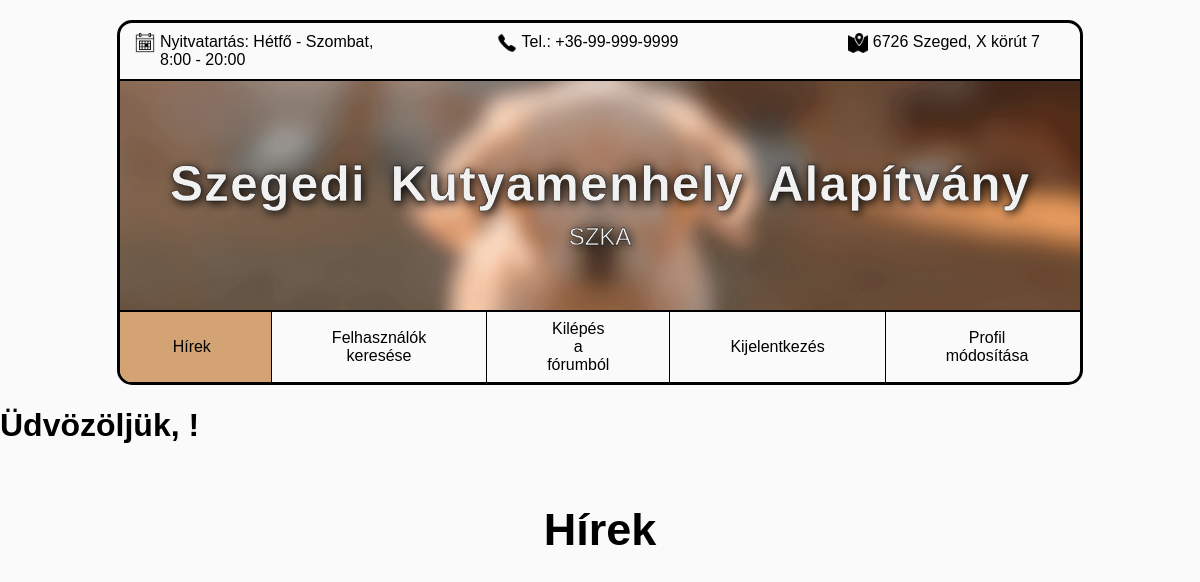
The app's page /hirek.php, older data.
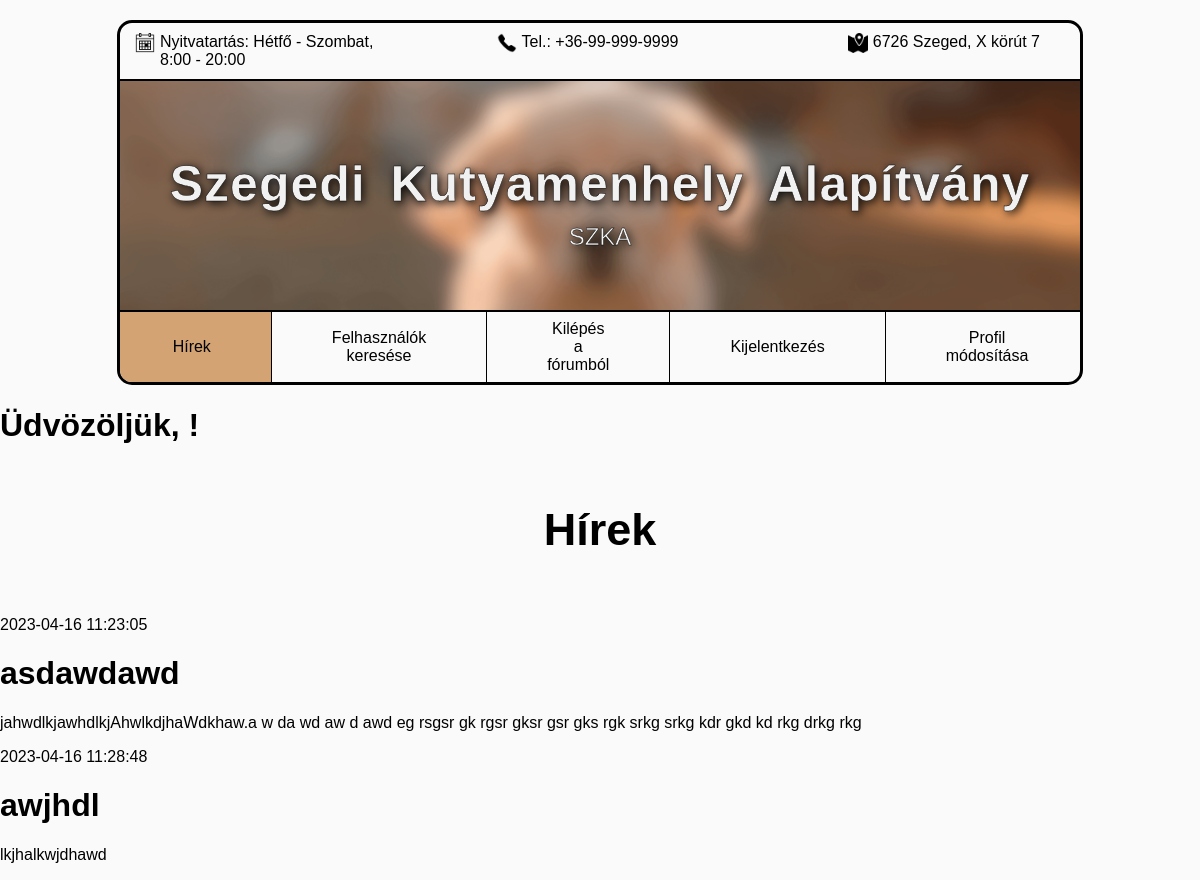
The same page, newer data.
### tables this page shows
CREATE TABLE `news` (
  `id` int(11) NOT NULL COMMENT 'Primary kulcs',
  `cim` varchar(255) NOT NULL COMMENT 'Cikk címe',
  `szoveg` text NOT NULL COMMENT 'Cikk szövege',
  `datum` datetime NOT NULL DEFAULT current_timestamp() COMMENT 'Dátum, amikor a cikk íródott'
);

### php/getNews.php (the view, shortened to what this page needs)
<?php
require "databaseConnection.php";
$sqlQuery = "SELECT * FROM news";
$eredmeny = $csatlakozas->query($sqlQuery);
if ($eredmeny->num_rows > 0) {
    while ($cikk = $eredmeny->fetch_assoc()) {
        echo "<p>" . $cikk['datum'] . "</p>";
        echo "<h1>" . $cikk['cim'] . "</h1>";
        echo "<p>" . $cikk['szoveg'] . "</p>";
    }
}
?>

### hirek.php (shortened to what this page needs)
<!DOCTYPE html>
<html lang="hu">
<head>
    <link rel="stylesheet" href="styles.css">
</head>
<body>
    <header id="indexHeader">
        <div id="infoBar">
            <div id="closingHours">
                <p>Nyitvatartás: Hétfő - Szombat, 8:00 - 20:00</p>
            </div>
            <div id="phoneNumber">
                <p>Tel.: +36-99-999-9999</p>
            </div>
            <div id="location">
                <p>6726 Szeged, X körút 7</p>
            </div>
        </div>
        <div id="name">
            <h1>Szegedi Kutyamenhely Alapítvány</h1>
            <h2>SZKA</h2>
        </div>
        <nav id="menuBar">
            <a style="padding-left: 60px; padding-right: 60px;" href="#" id="forumpage" class="active">Hírek</a>
            <a style="padding-left: 60px; padding-right: 60px;" href="searchUsersPage.php" id="search" class="notActive">Felhasználók keresése</a>
            <a style="padding-left: 60px; padding-right: 60px;" href="index.html" id="backtoindex" class="notActive">Kilépés a fórumból</a>
            <a style="padding-left: 60px; padding-right: 60px;" href="logoutPage.php" id="logout" class="notActive">Kijelentkezés</a>
            <a style="padding-left: 60px; padding-right: 60px;" href="changeUserInfoPage.php" id="changeinfo" class="notActive">Profil módosítása</a>
        </nav>
    </header>
    <?php
    echo "<h1>Üdvözöljük, " . $_SESSION['fhnev'] . "!</h1>";
    ?>
    <h2 class="title">Hírek</h2>
    <?php include "./php/getNews.php" ?>
</body>
</html>

### styles.css (style rules this page uses)
body { font-family: 'Helvetica', 'Arial', sans-serif; background-color: #fafafa; margin: 0px 0px; }
a { text-decoration: none; }
a.active { background-color: #d4a373; }
a:link { color: black; }
#indexHeader { border: 3px solid black; border-radius: 15px; width: 80%; margin: auto; margin-top: 20px; overflow: hidden; z-index: 999; }
#infoBar { border-bottom: 2px solid black; display: flex; justify-content: center; padding-top: 10px; padding-bottom: 10px; }
#closingHours { margin-left: 50px; margin-right: 50px; width: 33%; float: left; }
#closingHours p { text-align: left; margin: 0px 0px 0px 0px; }
#closingHours p::before { content: ''; background: url('./img/calendar.png'); background-size: cover; position: absolute; width: 20px; height: 20px; margin-left: -25px; }
#phoneNumber { margin-left: 50px; margin-right: 50px; width: 33%; float: right; }
#phoneNumber p { text-align: center; margin: 0px 0px 0px 0px; }
#phoneNumber p::before { content: ''; background: url('./img/phone.png'); background-size: cover; position: absolute; width: 20px; height: 20px; margin-left: -25px; }
#location { margin-left: 50px; margin-right: 50px; width: 33%; }
#location p { text-align: right; margin: 0px 0px 0px 0px; }
#location p::before { content: ''; background: url('./img/map.png'); background-size: cover; position: absolute; width: 20px; height: 20px; margin-left: -25px; }
#name { padding-top: 40px; padding-bottom: 40px; border-bottom: 2px solid black; background-image: url(./img/bg1.png); background-size: cover; background-position: center; background-repeat: no-repeat; color: rgb(241, 241, 241); -webkit-text-stroke-width: 0.4px; -webkit-text-stroke-color: black; text-shadow: 2px 2px 10px #000; }
#name h1 { text-align: center; word-spacing: 10px; letter-spacing: 1px; font-weight: bold; font-size: 50px; margin-bottom: 0px; }
#name h2 { text-align: center; font-weight: normal; margin-top: 10px; }
#menuBar { display: flex; justify-content: center; align-items: center; height: 70px; }
#menuBar a { padding: 24px; font-size: 19px; border-left: 1px solid black; width: 15%; text-align: center; }
@media only screen and (min-width: 600px) { #indexHeader { width: 100%; } }
@media only screen and (min-width: 600px) { #infoBar p { font-size: 12px; } }
@media only screen and (min-width: 600px) { #infoBar div { margin-left: 30px; margin-right: 30px; } }
@media only screen and (min-width: 600px) { #menuBar a { font-size: 12px; padding: 25px; height: 20px; display: flex; align-items: center; justify-content: center; } }
@media only screen and (min-width: 768px) { #menuBar a { font-size: 14px; } }
@media only screen and (min-width: 1200px) { #indexHeader { width: 80%; } }
@media only screen and (min-width: 1200px) { #infoBar p { font-size: 16px; } }
@media only screen and (min-width: 1200px) { #infoBar div { margin-left: 40px; margin-right: 40px; } }
@media only screen and (min-width: 1200px) { #menuBar a { padding: 25px; font-size: 16px; width: 15%; } }
.title { text-align: center; font-size: 45px; margin-top: 60px; margin-bottom: 60px; }

Row changes from the older to the newer data that the page shows:
added news: datum "2023-04-16 11:23:05", cim "asdawdawd", szoveg "jahwdlkjawhdlkjAhwlkdjhaWdkhaw.a w da wd aw d awd eg rsgsr gk rgsr gksr gsr gks rgk srkg srkg kdr gkd kd rkg drkg rkg"
added news: datum "2023-04-16 11:28:48", cim "awjhdl", szoveg "lkjhalkwjdhawd"
